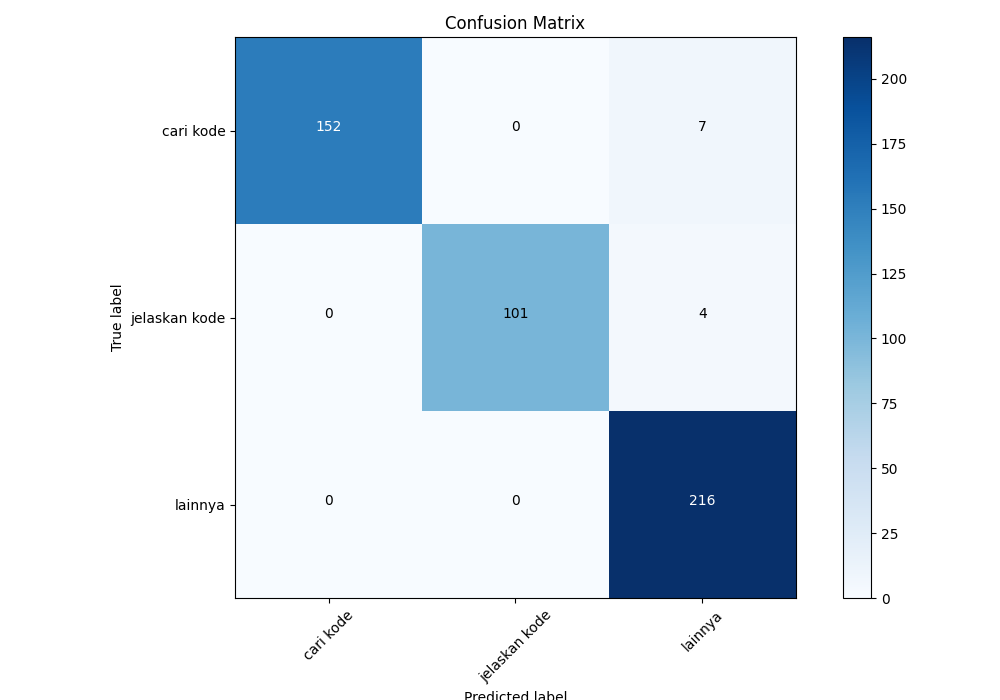

The script that drew this image:
import itertools
import pandas as pd
from sklearn.metrics import confusion_matrix
import matplotlib.pyplot as plt
from sklearn.preprocessing import LabelEncoder
from sklearn.metrics import accuracy_score, precision_score, recall_score, f1_score

# Load the ground truth and predictions data
ground_truth = pd.read_csv('evaluations/gt_intent_class.csv')
predictions = pd.read_csv('evaluations/pred_intent_class.csv')

# Ensure the dataframes are sorted by the same 'id' column
ground_truth = ground_truth.sort_values('id')
predictions = predictions.sort_values('id')

# Check if the 'id' columns in both dataframes are identical
if not ground_truth['id'].equals(predictions['id']):
    raise ValueError("The 'id' columns in the ground truth and predictions are not identical.")

# Extract the 'intent' columns
y_true = ground_truth['intent']
y_pred = predictions['intent']

# Encode the labels
le = LabelEncoder()
y_true = le.fit_transform(y_true)
y_pred = le.transform(y_pred)

# Generate the confusion matrix
cm = confusion_matrix(y_true, y_pred)

# Plot the confusion matrix
plt.figure(figsize=(10,7))
plt.imshow(cm, interpolation='nearest', cmap=plt.cm.Blues)
plt.title('Confusion Matrix')
plt.colorbar()
tick_marks = range(len(le.classes_))
plt.xticks(tick_marks, le.classes_, rotation=45)
plt.yticks(tick_marks, le.classes_)

# Loop over the confusion matrix and display the counts
thresh = cm.max() / 2.
for i, j in itertools.product(range(cm.shape[0]), range(cm.shape[1])):
    plt.text(j, i, cm[i, j],
             horizontalalignment="center",
             color="white" if cm[i, j] > thresh else "black")

plt.tight_layout()
plt.ylabel('True label')
plt.xlabel('Predicted label')
plt.show()

# Calculate the accuracy
accuracy = accuracy_score(y_true, y_pred)
print(f'Accuracy: {accuracy}')

# Calculate the precision
precision = precision_score(y_true, y_pred, average='weighted')
print(f'Precision: {precision}')

# Calculate the recall
recall = recall_score(y_true, y_pred, average='weighted')
print(f'Recall: {recall}')

# Calculate the F1 score
f1 = f1_score(y_true, y_pred, average='weighted')
print(f'F1 Score: {f1}')
